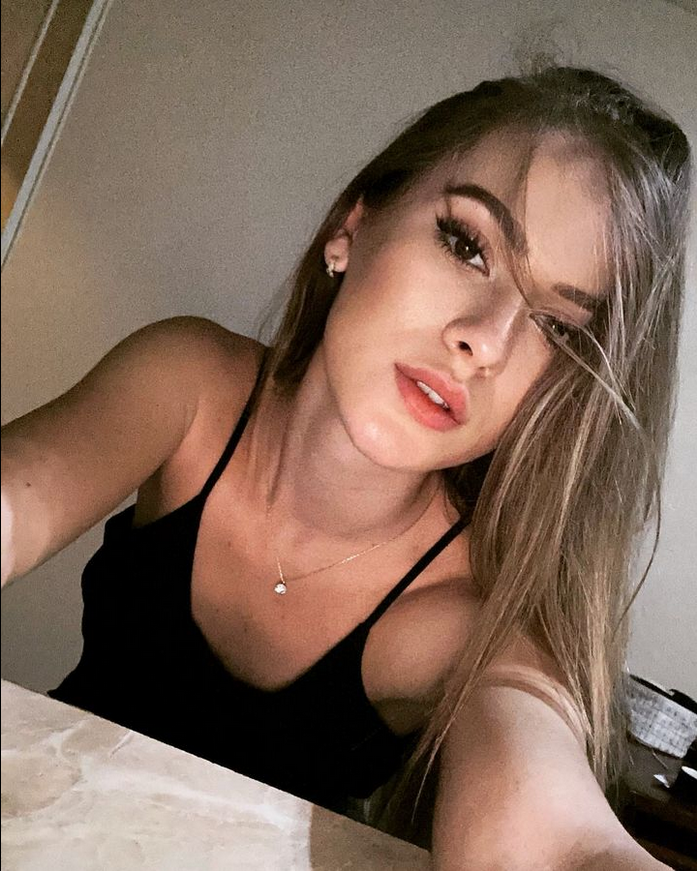
#> input picture Image1.png, 697 x 871 px
$ python main.py
#> lines starting #> are read from the running program, lines starting #| are printed output that depends on the picture
#> the answer given: Image1.png
#> in main, image is the input picture: PIL image 697x871 RGBA; mean R, G, B, A 129.4, 104.5, 89.8, 255
from PIL import Image
import os

ASCII_CHARS = "@%#*+=-:."


def resize_image(image, new_width=100):
#> called with new_width = 100
    width, height = image.size
#> width = 697; height = 871
    aspect_ratio = height / float(width)
#> aspect_ratio = 1.25
    new_height = int(aspect_ratio * new_width * 0.55)
#> new_height = 68
    resized_image = image.resize((new_width, new_height))
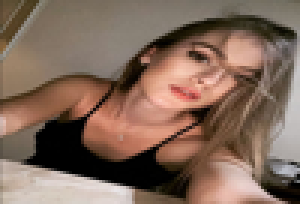
#> resized_image: PIL image 100x68 RGBA (shown 3 times larger); mean R, G, B, A 129.5, 104.6, 89.9, 255
    return resized_image


def grayscale(image):
    return image.convert('L')
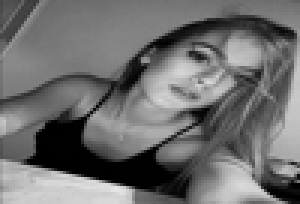
#> returned value: PIL image 100x68 L (shown 3 times larger); min 0, max 230, mean 110.4


def pixels_to_ascii(image):
    pixels = image.getdata()
    ascii_str = ""
    for pixel_value in pixels:
        normalized_pixel = pixel_value / 255
        ascii_index = int(normalized_pixel * (len(ASCII_CHARS) - 1))
        ascii_str += ASCII_CHARS[ascii_index]
#> this loop made 6800 passes
#> (pixel_value, normalized_pixel, ascii_index, ascii_str) on passes 1 to 3: (72, 0.282, 2, '#'), (81, 0.318, 2, '##'), (79, 0.31, 2, '###')
    return ascii_str


def main(image_path):
    try:
        image = Image.open(image_path)
        image = resize_image(image)
        image = grayscale(image)
        ascii_str = pixels_to_ascii(image)
        output_folder = "saves"
        os.makedirs(output_folder, exist_ok=True)
        output_filename = os.path.join(output_folder, os.path.splitext(os.path.basename(image_path))[0] + ".txt")
        with open(output_filename, "w") as f:
            for i in range(0, len(ascii_str), image.width):
                f.write(ascii_str[i:i + image.width] + "\n")
#> this loop made 68 passes
#> i on passes 2 to 13: 100, 200, 300, 400, 500, 600, 700, 800, 900, 1000, 1100, 1200

        print(f"ASCII art saved to {output_filename}")

    except Exception as e:
        print(f"Error: {e}")


if __name__ == "__main__":
    image_path = input("Enter the path to the PNG image: ")
    main(image_path)
